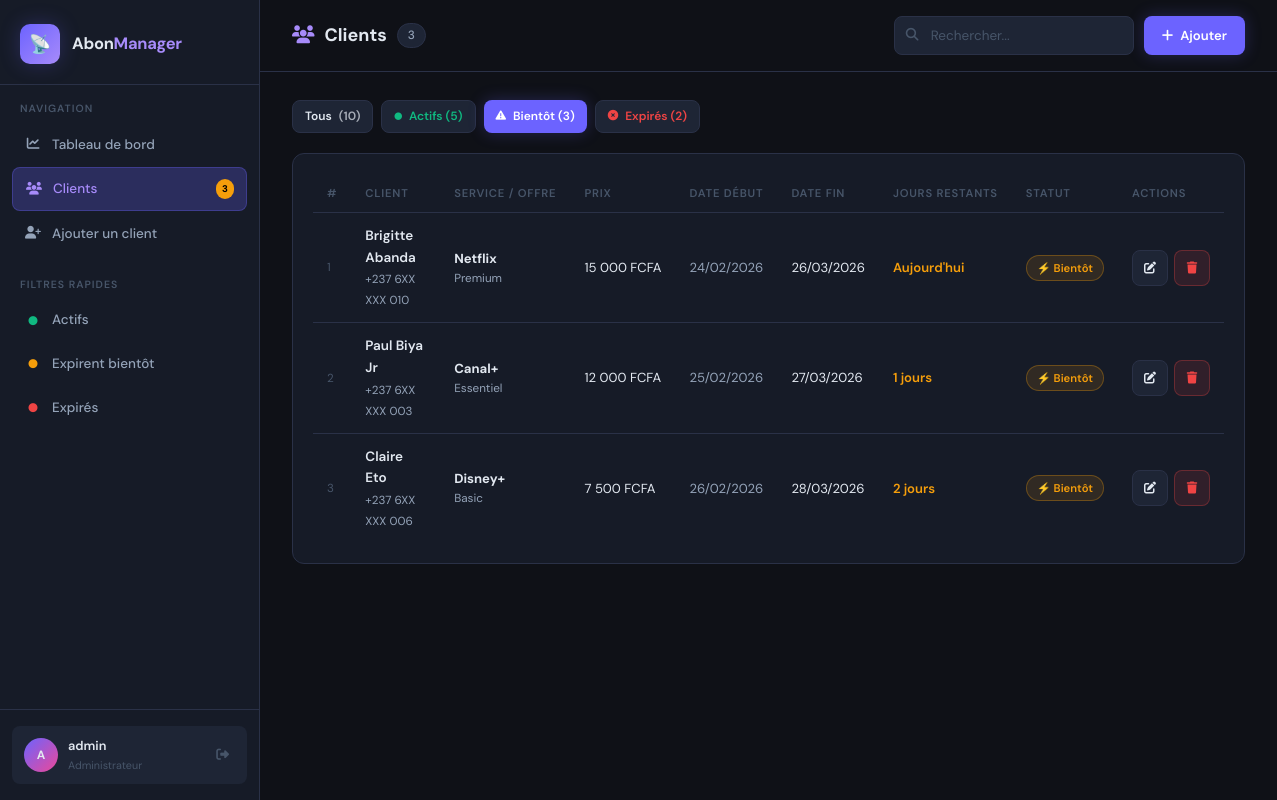
/clients.php?filtre=expire_bientot (signed in), run on the app's committed database.
### tables this page shows
CREATE TABLE IF NOT EXISTS clients (
    id          INT AUTO_INCREMENT PRIMARY KEY,
    nom         VARCHAR(150) NOT NULL,
    telephone   VARCHAR(30)  NOT NULL,
    service     VARCHAR(100) NOT NULL,        
    offre       VARCHAR(100) NOT NULL,        
    prix        DECIMAL(10,2) NOT NULL DEFAULT 0.00,
    date_debut  DATE NOT NULL,
    date_fin    DATE NOT NULL,                
    statut      ENUM('actif','expire','expire_bientot') NOT NULL DEFAULT 'actif',
    created_at  TIMESTAMP DEFAULT CURRENT_TIMESTAMP,
    updated_at  TIMESTAMP DEFAULT CURRENT_TIMESTAMP ON UPDATE CURRENT_TIMESTAMP
);

### clients.php (the view, shortened to what this page needs)
<?php
require_once __DIR__ . '/includes/functions.php';
$search = trim($_GET['q']      ?? '');
$filtre = trim($_GET['filtre'] ?? '');
$clients = getClients($search, $filtre);
$stats   = getStatistiques();
?>
<!DOCTYPE html>
<html lang="fr">
<head>
    <link rel="stylesheet" href="https://cdnjs.cloudflare.com/ajax/libs/font-awesome/6.5.0/css/all.min.css">
    <link rel="stylesheet" href="/abonnement-app/css/style.css">
</head>
<body>
<div class="app-wrapper">
    <?php include __DIR__ . '/includes/sidebar.php'; ?>
    <main class="main-content">
        <div class="topbar">
            <div class="page-title">
                <i class="fas fa-users"></i>
                Clients
                <span style="font-size:0.8rem;font-weight:500;color:var(--text2);
                    background:var(--bg3);border:1px solid var(--border);
                    padding:2px 10px;border-radius:99px">
                    <?= count($clients) ?>
                </span>
            </div>
            <div class="topbar-actions">
                <form method="GET" action="" style="display:flex;gap:8px;align-items:center">
                    <div class="search-bar">
                        <i class="fas fa-magnifying-glass"></i>
                        <input
                            type="text"
                            name="q"
                            id="searchInput"
                            class="form-control"
                            placeholder="Rechercher..."
                            value="<?= htmlspecialchars($search) ?>"
                        >
                    </div>
                </form>
                <a href="/abonnement-app/ajouter_client.php" class="btn btn-primary">
                    <i class="fas fa-plus"></i>
                    <span>Ajouter</span>
                </a>
            </div>
        </div>
        <div class="page-body">
            <div style="display:flex;gap:8px;margin-bottom:20px;flex-wrap:wrap">
                <a href="/abonnement-app/clients.php<?= $search ? '?q='.urlencode($search) : '' ?>"
                   class="btn btn-sm <?= !$filtre ? 'btn-primary' : 'btn-secondary' ?>">
                    Tous <span style="opacity:0.7">(<?= $stats['total'] ?>)</span>
                </a>
                <a href="/abonnement-app/clients.php?filtre=actif<?= $search ? '&q='.urlencode($search) : '' ?>"
                   class="btn btn-sm <?= $filtre==='actif' ? 'btn-primary' : 'btn-secondary' ?>"
                   style="<?= $filtre==='actif' ? '' : 'color:var(--green)' ?>">
                    <i class="fas fa-circle" style="font-size:0.5rem"></i>
                    Actifs (<?= $stats['actifs'] ?>)
                </a>
                <a href="/abonnement-app/clients.php?filtre=expire_bientot<?= $search ? '&q='.urlencode($search) : '' ?>"
                   class="btn btn-sm <?= $filtre==='expire_bientot' ? 'btn-primary' : 'btn-secondary' ?>"
                   style="<?= $filtre==='expire_bientot' ? '' : 'color:var(--orange)' ?>">
                    <i class="fas fa-triangle-exclamation" style="font-size:0.7rem"></i>
                    Bientôt (<?= $stats['expire_bientot'] ?>)
                </a>
                <a href="/abonnement-app/clients.php?filtre=expire<?= $search ? '&q='.urlencode($search) : '' ?>"
                   class="btn btn-sm <?= $filtre==='expire' ? 'btn-primary' : 'btn-secondary' ?>"
                   style="<?= $filtre==='expire' ? '' : 'color:var(--red)' ?>">
                    <i class="fas fa-circle-xmark" style="font-size:0.7rem"></i>
                    Expirés (<?= $stats['expires'] ?>)
                </a>
            </div>
            <div class="card fade-in">
                <div class="table-wrapper">
                    <?php if (count($clients) > 0): ?>
                        <table>
                            <thead>
                                <tr>
                                    <th>#</th>
                                    <th>Client</th>
                                    <th>Service / Offre</th>
                                    <th>Prix</th>
                                    <th>Date début</th>
                                    <th>Date fin</th>
                                    <th>Jours restants</th>
                                    <th>Statut</th>
                                    <th>Actions</th>
                                </tr>
                            </thead>
                            <tbody>
                                <?php foreach ($clients as $index => $client): ?>
                                    <?php
                                    $now   = new DateTime();
                                    $fin   = new DateTime($client['date_fin']);
                                    $diff  = (int) $now->diff($fin)->format('%r%a');
                                    $jCls  = $diff < 0 ? 'jours-expire' : ($diff <= 3 ? 'jours-alerte' : 'jours-ok');
                                    ?>
                                    <tr data-searchable="<?= htmlspecialchars(strtolower($client['nom'].' '.$client['telephone'].' '.$client['service'])) ?>">
                                        <td style="color:var(--text3);font-size:0.78rem">
                                            <?= $index + 1 ?>
                                        </td>
                                        <td class="td-nom">
                                            <strong><?= htmlspecialchars($client['nom']) ?></strong>
                                            <span><?= htmlspecialchars($client['telephone']) ?></span>
                                        </td>
                                        <td>
                                            <strong><?= htmlspecialchars($client['service']) ?></strong>
                                            <span style="display:block;font-size:0.78rem;color:var(--text2)">
                                                <?= htmlspecialchars($client['offre']) ?>
                                            </span>
                                        </td>
                                        <td style="font-variant-numeric:tabular-nums;white-space:nowrap">
                                            <?= formatPrix((float)$client['prix']) ?>
                                        </td>
                                        <td style="color:var(--text2);white-space:nowrap">
                                            <?= date('d/m/Y', strtotime($client['date_debut'])) ?>
                                        </td>
                                        <td style="white-space:nowrap">
                                            <?= date('d/m/Y', strtotime($client['date_fin'])) ?>
                                        </td>
                                        <td>
                                            <span class="<?= $jCls ?>">
                                                <?= joursRestants($client['date_fin']) ?>
                                            </span>
                                        </td>
                                        <td><?= badgeStatut($client['statut']) ?></td>
                                        <td>
                                            <div style="display:flex;gap:6px">
                                                <a href="/abonnement-app/modifier_client.php?id=<?= $client['id'] ?>"
                                                   class="btn btn-secondary btn-icon btn-sm"
                                                   title="Modifier">
                                                    <i class="fas fa-pen-to-square"></i>
                                                </a>
                                                <button
                                                    class="btn btn-danger btn-icon btn-sm"
                                                    data-delete-id="<?= $client['id'] ?>"
                                                    data-delete-name="<?= htmlspecialchars($client['nom']) ?>"
                                                    title="Supprimer">
                                                    <i class="fas fa-trash"></i>
                                                </button>
                                            </div>
                                        </td>
                                    </tr>
                                <?php endforeach; ?>
                            </tbody>
                        </table>
                    <?php endif; ?>
                </div>
            </div>
        </div>
    </main>
</div>
</body>
</html>

### includes/functions.php (shortened to what this page needs)
<?php
function getStatistiques(): array {
    $db = getDB();
    $stats = [];
    $stats['total']           = $db->query("SELECT COUNT(*) FROM clients")->fetchColumn();
    $stats['actifs']          = $db->query("SELECT COUNT(*) FROM clients WHERE statut = 'actif'")->fetchColumn();
    $stats['expires']         = $db->query("SELECT COUNT(*) FROM clients WHERE statut = 'expire'")->fetchColumn();
    $stats['expire_bientot']  = $db->query("SELECT COUNT(*) FROM clients WHERE statut = 'expire_bientot'")->fetchColumn();
    $stats['revenus']         = $db->query("SELECT COALESCE(SUM(prix), 0) FROM clients WHERE statut IN ('actif','expire_bientot')")->fetchColumn();
    $stats['nouveaux_mois']   = $db->query("SELECT COUNT(*) FROM clients WHERE MONTH(created_at) = MONTH(CURDATE()) AND YEAR(created_at) = YEAR(CURDATE())")->fetchColumn();
    return $stats;
}
function getClients(string $search = '', string $filtre = ''): array {
    $db = getDB();
    $sql    = "SELECT * FROM clients WHERE 1=1";
    $params = [];
    if ($filtre && in_array($filtre, ['actif','expire','expire_bientot'])) {
        $sql     .= " AND statut = ?";
        $params[] = $filtre;
    }
    $sql .= " ORDER BY date_fin ASC";
    $stmt = $db->prepare($sql);
    $stmt->execute($params);
    return $stmt->fetchAll();
}
function formatPrix(float $prix): string {
    return number_format($prix, 0, ',', ' ') . ' FCFA';
}
function badgeStatut(string $statut): string {
    return match($statut) {
        'actif'           => '<span class="badge badge-actif">✓ Actif</span>',
        'expire'          => '<span class="badge badge-expire">✗ Expiré</span>',
        'expire_bientot'  => '<span class="badge badge-alerte">⚡ Bientôt</span>',
        default           => '<span class="badge">Inconnu</span>',
    };
}
function joursRestants(string $date_fin): string {
    $aujourd_hui = new DateTime();
    $fin         = new DateTime($date_fin);
    $diff        = (int) $aujourd_hui->diff($fin)->format('%r%a');
    if ($diff == 0) return "Aujourd'hui";
    return $diff . ' jours';
}

### css/style.css (style rules this page uses)
:root { --bg: #0f1117; --bg2: #161b27; --bg3: #1e2535; --border: #2a3147; --accent: #6c63ff; --accent2: #a78bfa; --accent-glow: rgba(108, 99, 255, 0.25); --green: #10b981; --green-bg: rgba(16, 185, 129, 0.12); --red: #ef4444; --red-bg: rgba(239, 68, 68, 0.12); --orange: #f59e0b; --orange-bg: rgba(245, 158, 11, 0.12); --blue: #3b82f6; --blue-bg: rgba(59, 130, 246, 0.12); --text: #e2e8f0; --text2: #94a3b8; --text3: #475569; --sidebar-w: 260px; --radius: 12px; --radius-sm: 8px; --shadow: 0 4px 24px rgba(0,0,0,0.4); --transition: all 0.2s ease; --font-main: 'DM Sans', sans-serif; --font-mono: 'JetBrains Mono', monospace; }
*, *::before, *::after { box-sizing: border-box; margin: 0; padding: 0; }
html { font-size: 15px; }
body { font-family: var(--font-main); background: var(--bg); color: var(--text); min-height: 100vh; line-height: 1.6; -webkit-font-smoothing: antialiased; }
a { color: var(--accent2); text-decoration: none; }
.app-wrapper { display: flex; min-height: 100vh; }
.main-content { flex: 1; margin-left: var(--sidebar-w); min-height: 100vh; display: flex; flex-direction: column; transition: var(--transition); }
.page-body { padding: 28px 32px; flex: 1; }
.topbar { padding: 16px 32px; border-bottom: 1px solid var(--border); background: var(--bg); display: flex; align-items: center; justify-content: space-between; position: sticky; top: 0; z-index: 50; backdrop-filter: blur(8px); }
.page-title { font-size: 1.2rem; font-weight: 700; display: flex; align-items: center; gap: 10px; }
.page-title i { color: var(--accent2); }
.topbar-actions { display: flex; gap: 10px; align-items: center; }
.btn { display: inline-flex; align-items: center; gap: 7px; padding: 9px 18px; border-radius: var(--radius-sm); font-size: 0.875rem; font-weight: 600; font-family: var(--font-main); cursor: pointer; border: none; transition: var(--transition); text-decoration: none; white-space: nowrap; }
.btn-primary { background: var(--accent); color: #fff; box-shadow: 0 0 16px var(--accent-glow); }
.btn-secondary { background: var(--bg3); color: var(--text); border: 1px solid var(--border); }
.btn-danger { background: var(--red-bg); color: var(--red); border: 1px solid rgba(239,68,68,0.3); }
.btn-sm { padding: 6px 12px; font-size: 0.8rem; }
.btn-icon { padding: 8px; width: 36px; height: 36px; justify-content: center; }
.card { background: var(--bg2); border: 1px solid var(--border); border-radius: var(--radius); padding: 20px; }
.table-wrapper { overflow-x: auto; }
table { width: 100%; border-collapse: collapse; font-size: 0.875rem; }
thead th { text-align: left; padding: 10px 14px; color: var(--text3); font-size: 0.75rem; font-weight: 600; text-transform: uppercase; letter-spacing: 0.8px; border-bottom: 1px solid var(--border); white-space: nowrap; }
tbody tr { border-bottom: 1px solid var(--border); transition: var(--transition); }
tbody tr:last-child { border-bottom: none; }
tbody td { padding: 12px 14px; vertical-align: middle; }
.td-nom strong { display: block; font-weight: 600; font-size: 0.9rem; }
.td-nom span { font-size: 0.78rem; color: var(--text2); }
.badge { display: inline-flex; align-items: center; gap: 4px; padding: 3px 10px; border-radius: 99px; font-size: 0.75rem; font-weight: 600; white-space: nowrap; }
.badge-alerte { background: var(--orange-bg); color: var(--orange); border: 1px solid rgba(245,158,11,0.3); }
.form-control { padding: 10px 14px; background: var(--bg3); border: 1px solid var(--border); border-radius: var(--radius-sm); color: var(--text); font-size: 0.9rem; font-family: var(--font-main); transition: var(--transition); outline: none; }
.form-control::placeholder { color: var(--text3); }
.search-bar { position: relative; display: flex; align-items: center; }
.search-bar i { position: absolute; left: 12px; color: var(--text3); font-size: 0.85rem; }
.search-bar input { padding-left: 36px; width: 240px; }
.jours-alerte { color: var(--orange); font-weight: 600; }
.fade-in { animation: fadeIn 0.3s ease both; }

### data on the page
clients: nom "Brigitte Abanda", telephone "+237 6XX XXX 010", service "Netflix", offre "Premium", prix "15 000 FCFA", date_debut "24/02/2026", date_fin "26/03/2026", date_fin "Aujourd'hui", statut "⚡ Bientôt"
clients: nom "Paul Biya Jr", telephone "+237 6XX XXX 003", service "Canal+", offre "Essentiel", prix "12 000 FCFA", date_debut "25/02/2026", date_fin "27/03/2026", date_fin "1 jours", statut "⚡ Bientôt"
clients: nom "Claire Eto", telephone "+237 6XX XXX 006", service "Disney+", offre "Basic", prix "7 500 FCFA", date_debut "26/02/2026", date_fin "28/03/2026", date_fin "2 jours", statut "⚡ Bientôt"

### other printed values
$alertes_count "3"
substr($_SESSION['admin_username'] ?? 'A', 0, 1) "A"
$_SESSION['admin_username'] "admin"
count($clients) "3"
$stats['total'] "10"
$stats['actifs'] "5"
$stats['expire_bientot'] "3"
$stats['expires'] "2"
